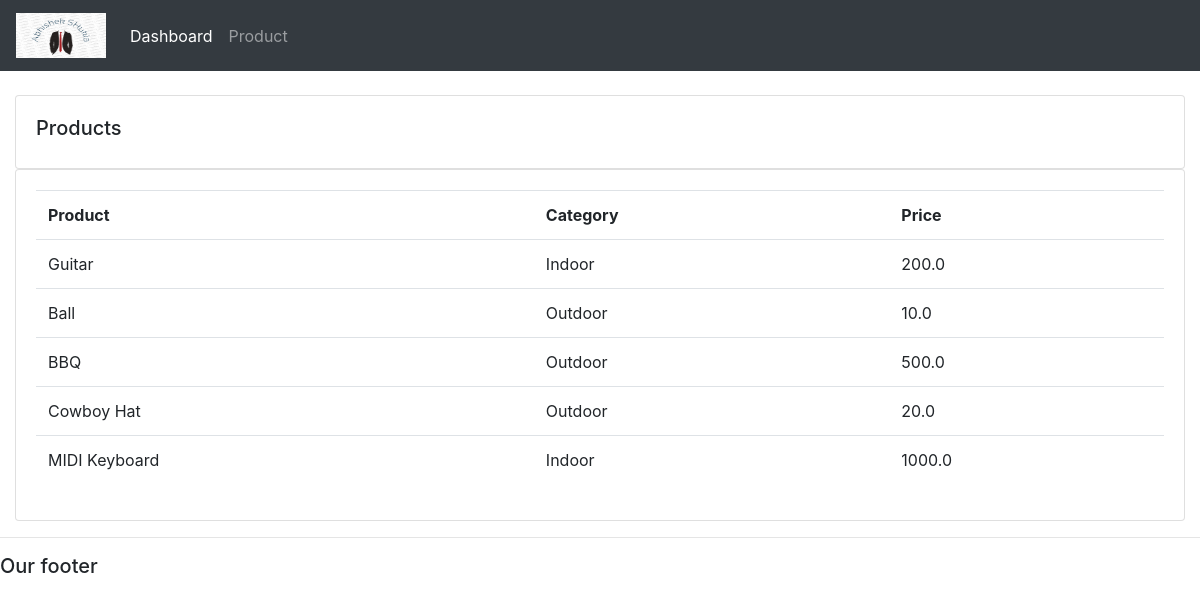
/product, run on the app's committed database.
### accounts/models.py (models this page shows, shortened)
class Product(models.Model):
    CATEGORY = (
        ('Indoor', 'Indoor'),
        ('Outdoor', 'Outdoor'),
    )
    name = models.CharField(max_length=200, null=True)
    price = models.FloatField(null=True)
    category = models.CharField(max_length=200, null=True, choices=CATEGORY)
    description = models.CharField(max_length=200, null=True)
    date_created = models.DateTimeField(auto_now_add=True, null=True)
    tag = models.ManyToManyField(Tag)

### accounts/views.py (the view)
# urls.py: path("product", views.product, name="product"),
def product(request):
    products = Product.objects.all()
    return render(request, "accounts/product.html", {'products': products})

### accounts/templates/accounts/product.html
{%  extends 'accounts/main.html' %}
{% block content %}
		<br>
		<div class="row">
			<div class="col-md">
				<div class="card card-body">
					<h5>Products</h5>
				</div>
				<div class="card card-body">
					<table class="table">
						<tr>
							<th>Product</th>
							<th>Category</th>
							<th>Price</th>
						</tr>
						{%for i in products%}
							<tr>
								<td>{{i.name}}</td>
								<td>{{i.category}}</td>
								<td>{{i.price}}</td>
							</tr>
						{%endfor%}
					</table>
				</div>
			</div>
		</div>
{% endblock content %}

### static/css/main.css (style rules this page uses)
body { background-color: #ebeff5; }

### data on the page
Product: name "Guitar", category "Indoor", price "200.0"
Product: name "Ball", category "Outdoor", price "10.0"
Product: name "BBQ", category "Outdoor", price "500.0"
Product: name "Cowboy Hat", category "Outdoor", price "20.0"
Product: name "MIDI Keyboard", category "Indoor", price "1000.0"
